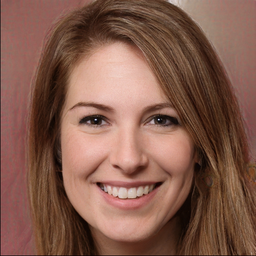
#> input picture Regression_Coloring/Output_Images/girl.png, 256 x 256 px, shrunk from 982 x 982 before the run
$ python Image_Applications.py
#> lines starting #> are read from the running program, lines starting #| are printed output that depends on the picture; after the words box and inside, x2 and y2 are one past the last pixel; in counts of white or black regions, pixels touching at a corner belong together
import numpy as np
import matplotlib.pyplot as plt
from PIL import Image
from numpy import asarray
from MatrixOpLibrary import matmat,matvec,scaled_mat,id_mat,rotation_mat_2d
from math import ceil

image =Image.open("Output_Images/girl.png")
#> image is the input picture: PIL image 256x256 RGBA; mean R, G, B, A 131.5, 91.5, 76.7, 255
#image = (plt.imread("Output_Images/girl.png"))
#scaled_image = scaled_mat(image,4)
#-----------Set each pixel color equal to the average color values of its neighbors------------------

def average_coloring(im,scale_fac,nghbrs):
#> called with scale_fac = 2, nghbrs = 'adjacent'
    img = im
    #img = asarray(im)
    (mG, nG, dimG) = img.shape
#> mG = 256; nG = 256; dimG = 4

    # compress_image
    # Shrink dimension of image (original to half or chosen n)

    compress_factor = scale_fac
    scaling_factor = 1/compress_factor
    new_img_cols = [row[::compress_factor] for row in img]
#> new_img_cols = 256 items
    new_img_rows = asarray([new_img_cols[i] for i in range(0, len(img), compress_factor)])
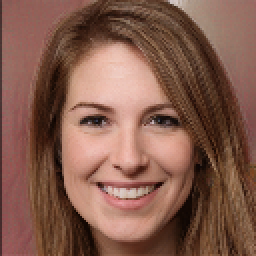
#> new_img_rows: shape (128, 128, 4) (shown 2 times larger); mean R, G, B, A 131.5, 91.5, 76.7, 255

    # blur image by setting each pixel to be the average of its neighboring pixels
    # (this created a coloring affect rather than a blur)
    # dimensions

    m = len(img)-1
#> m = 255
    n = len(img[0])-1
#> n = 255
    if nghbrs == 'adjacent':
        # corner cases (divide by 2 neighbors)
        img[0][0] = (img[1][0] + img[0][1]) / 2
#> img: shape (256, 256, 4); under 0.01% of pixels changed, all inside (x1, y1, x2, y2) = (0, 0, 1, 1)
        img[m][n] = (img[m - 1][n] + img[m][n - 1]) / 2
#> img: shape (256, 256, 4); mean R, G, B, A 131.5, 91.5, 76.7, 255
        img[m][0] = (img[m - 1][0] + img[m][1]) / 2
#> img: shape (256, 256, 4); mean R, G, B, A 131.5, 91.5, 76.7, 255
        img[0][m] = (img[0][m - 1] + img[1][m]) / 2
#> img: shape (256, 256, 4); mean R, G, B, A 131.5, 91.5, 76.7, 255

        # Edge column and row cases without corners (divide by 3 neighbors)
        for i in range(m):
            for j in range(n):
                img[0][j] = (img[0][j-1]+img[0][j+1]+img[i+1][j])/3
                img[0][j][3] = 255

                img[m][j] = (img[m][j-1]+img[m][j+1]+img[m-1][j])/3
                img[m][j][3] = 255

                img[i][0] = (img[i-1][0]+img[i+1][0]+img[i][j+1])/3
                img[i][0][3] = 255

                img[i][n] = (img[i-1][n]+img[i+1][n]+img[i][n-1])/3
                img[i][n][3] = 255
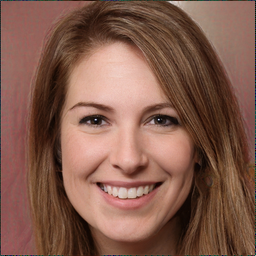
#> img: shape (256, 256, 4); mean R, G, B, A 130.7, 91.3, 76.6, 255; transparent parts drawn white

        # Pixels inside of bordering rows and columns (divide by 4 neighbors)
        for i in range(1, n-1):
            for j in range(1, m-1):
                img[i][j] = (img[i][j-1]+img[i][j+1]+img[i-1][j]+img[i+1][j])/4
                img[i][j][3] = 255
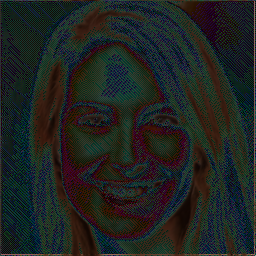
#> img: shape (256, 256, 4); mean R, G, B, A 31.6, 35.7, 33.1, 255; transparent parts drawn white

        return img

    elif nghbrs == "all":
        # corner cases (divide by 3 neighbors)
        img[0][0] = (img[1][0] + img[0][1]+ img[1][1]) / 3
        img[m][n] = (img[m - 1][n] + img[m][n - 1]+img[m-1][n-1]) / 3
        img[m][0] = (img[m - 1][0] + img[m][1]+img[m-1][1]) / 3
        img[0][m] = (img[0][m - 1] + img[1][m]+img[1][m-1]) / 3

        # Edge column and row cases without corners (divide by 5 neighbors)
        for i in range(m):
            for j in range(n):
                img[0][j] = (img[0][j-1]+img[0][j+1]+img[1][j]+img[1][j+1]+img[1][j-1])/5
                img[0][j][3] = 255

                img[m][j] = (img[m][j-1]+img[m][j+1]+img[m-1][j]+img[m-1][j-1]+img[m-1][j+1])/5
                img[m][j][3] = 255

                img[i][0] = (img[i-1][0]+img[i+1][0]+img[i][1]+img[i-1][1]+img[i+1][1])/5
                img[i][0][3] = 255

                img[i][n] = (img[i-1][n]+img[i+1][n]+img[i][n-1]+img[i+1][n-1]+img[i-1][n-1])/5
                img[i][n][3] = 255

        # Pixels inside of bordering rows and columns (divide by 8 neighbors)
        for i in range(1, n-1):
            for j in range(1, m-1):
                img[i][j] = (img[i][j-1]+img[i][j+1]+img[i-1][j]+img[i+1][j]
                + img[i-1][j-1]+img[i+1][j+1]+img[i-1][j+1]+img[i+1][j-1])/8
                img[i][j][3] = 255
        return img

    else:
         return img
# op = average_coloring(image,2,'all')
# print(op[0])
img1 = np.array(Image.open("Output_Images/girl.png"))
plt.imsave("av_image.png", average_coloring(img1,2,'adjacent'))

# [23 lines of commented-out code are left out]

# [135 lines left out: functions colorTogrey, black_and_white, rotateImage, affine_blend, not called in this run]
